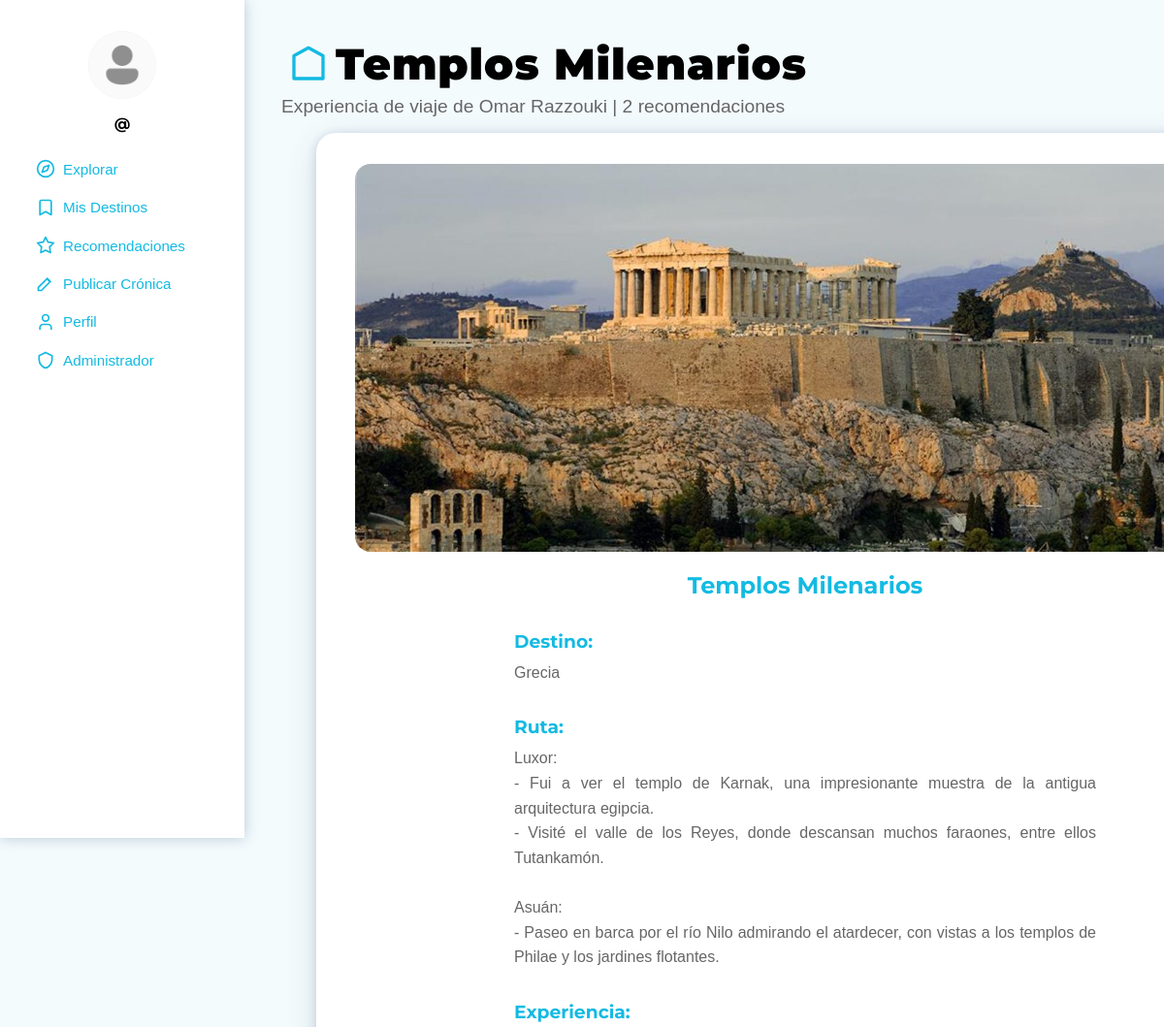
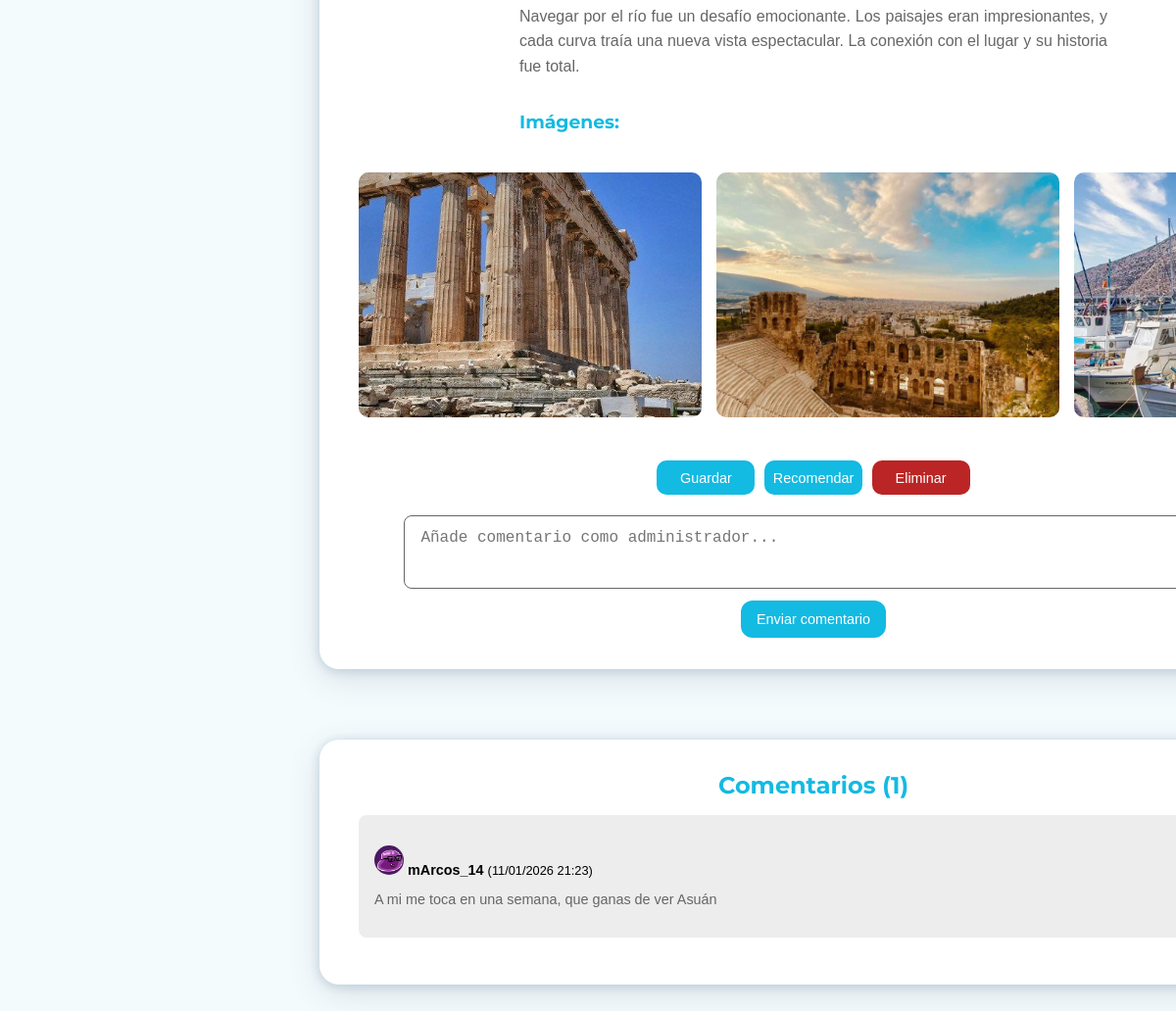
The page /admin-cronica.php?id=2 on the database its author committed (2 pictures, top to bottom).
### tables this page shows
CREATE TABLE `cronica` (
  `id_cronica` int(11) NOT NULL,
  `titulo` varchar(300) NOT NULL,
  `ruta` text NOT NULL,
  `experiencia` longtext NOT NULL,
  `fecha_publicacion` datetime NOT NULL DEFAULT current_timestamp(),
  `imagen_principal` varchar(500) DEFAULT NULL,
  `id_usuario` int(11) NOT NULL,
  `id_destino` int(11) NOT NULL,
  `estado` enum('Publicada','Pendiente','Rechazada') NOT NULL DEFAULT 'Pendiente',
  `num_recomendados` int(11) NOT NULL
);

CREATE TABLE `usuario` (
  `id_usuario` int(11) NOT NULL,
  `nombre_usuario` varchar(100) NOT NULL,
  `nombre` varchar(100) NOT NULL,
  `apellido1` varchar(100) NOT NULL,
  `correo` varchar(150) NOT NULL,
  `contrasena` varchar(255) NOT NULL,
  `rol` enum('administrador','explorador','normal') NOT NULL DEFAULT 'normal',
  `foto_perfil` varchar(500) DEFAULT 'imagenes/NoUser.png',
  `descripcion` text DEFAULT NULL,
  `ubicacion` varchar(200) DEFAULT NULL,
  `paises_visitados` int(11) DEFAULT 0,
  `num_publicaciones` int(11) DEFAULT 0,
  `fecha_registro` timestamp NOT NULL DEFAULT current_timestamp()
);

CREATE TABLE `destino` (
  `id_destino` int(11) NOT NULL,
  `nombre` varchar(200) NOT NULL
);

CREATE TABLE `imagen_carrusel` (
  `id_imagen` int(11) NOT NULL,
  `id_cronica` int(11) NOT NULL,
  `ruta_imagen` varchar(500) NOT NULL
);

CREATE TABLE `comentario` (
  `id_comentario` int(11) NOT NULL,
  `contenido` text NOT NULL,
  `fecha` datetime NOT NULL DEFAULT current_timestamp(),
  `id_usuario` int(11) NOT NULL,
  `id_cronica` int(11) NOT NULL
);

### admin-cronica.php (the view, shortened to what this page needs)
<?php
$servidor   = "localhost";
$usuario_bd = "root";
$password_bd = "";
$nombre_bd  = "portal_viajes";
try {
    $pdo = new PDO("mysql:host=$servidor;dbname=$nombre_bd;charset=utf8mb4", $usuario_bd, $password_bd);
    $pdo->setAttribute(PDO::ATTR_ERRMODE, PDO::ERRMODE_EXCEPTION);
    $stmt_usuario = $pdo->prepare("SELECT * FROM usuario WHERE id_usuario = ? LIMIT 1");
    $stmt_usuario->execute([$_SESSION['usuario_id']]);
    $usuario = $stmt_usuario->fetch(PDO::FETCH_ASSOC);
    $id_cronica = isset($_GET['id']) ? (int)$_GET['id'] : 0;
    $stmt = $pdo->prepare("
        SELECT c.*, d.nombre AS nombre_destino, u.nombre AS autor_nombre, u.apellido1 AS autor_apellido
        FROM cronica c
        JOIN destino d ON c.id_destino = d.id_destino
        JOIN usuario u ON c.id_usuario = u.id_usuario
        WHERE c.id_cronica = ?
        LIMIT 1
    ");
    $stmt->execute([$id_cronica]);
    $cronica = $stmt->fetch(PDO::FETCH_ASSOC);
    $stmt_check = $pdo->prepare("SELECT 1 FROM cronica_guardada WHERE id_usuario = ? AND id_cronica = ?");
    $stmt_check->execute([$_SESSION['usuario_id'], $id_cronica]);
    $ya_guardada = $stmt_check->fetch() !== false;
    $stmt_check = $pdo->prepare("SELECT 1 FROM cronica_recomendada WHERE id_usuario = ? AND id_cronica = ?");
    $stmt_check->execute([$_SESSION['usuario_id'], $id_cronica]);
    $ya_recomendada = $stmt_check->fetch() !== false;
    $stmt_coment = $pdo->prepare("
        SELECT c.contenido, c.fecha, u.nombre_usuario, u.nombre, u.apellido1, u.foto_perfil
        FROM comentario c
        JOIN usuario u ON c.id_usuario = u.id_usuario
        WHERE c.id_cronica = ?
        ORDER BY c.fecha DESC
    ");
    $stmt_coment->execute([$id_cronica]);
    $comentarios = $stmt_coment->fetchAll(PDO::FETCH_ASSOC);
    $stmt_imagenes = $pdo->prepare("SELECT ruta_imagen FROM imagen_carrusel WHERE id_cronica = ? ORDER BY id_imagen ASC");
    $stmt_imagenes->execute([$id_cronica]);
    $imagenes = $stmt_imagenes->fetchAll(PDO::FETCH_ASSOC);
} catch (PDOException $e) {
    die("Error de conexión: " . $e->getMessage());
}
?>
<!DOCTYPE html>
<html lang="es">
<head>
    <link rel="stylesheet" href="estilo.css" />
</head>
<body>
    <div class="estructura">
        <main>
            <header class="caja-encabezado-principal">
                <h1 class="encabezado-principal seccion-cronica"><?php echo htmlspecialchars($cronica['titulo']); ?></h1>
                <p class="subtitulo-principal">
                    Experiencia de viaje de <?php echo htmlspecialchars($cronica['autor_nombre'].' '.$cronica['autor_apellido']); ?>
                    | <?php echo $cronica['num_recomendados']; ?> recomendaciones
                </p>
            </header>
            <div class="caja-principal cronica-detalle">
                <img src="<?php echo htmlspecialchars($cronica['imagen_principal']); ?>"
                     alt="Foto del viaje" class="imagen-cronica-miniatura">
                <h2 class="titulo-cronica"><?php echo htmlspecialchars($cronica['titulo']); ?></h2>
                <h3 class="apartado-cronica">Destino:</h3>
                <p class="detalle-destino"><?php echo htmlspecialchars($cronica['nombre_destino']); ?></p>
                <h3 class="apartado-cronica">Ruta:</h3>
                <p class="detalle-ruta"><?php echo nl2br(htmlspecialchars($cronica['ruta'])); ?></p>
                <h3 class="apartado-cronica">Experiencia:</h3>
                <p class="detalle-experiencia"><?php echo nl2br(htmlspecialchars($cronica['experiencia'])); ?></p>
                <?php if (!empty($imagenes)): ?>
                    <h3 class="apartado-cronica">Imágenes:</h3>
                    <div class="scroll-imagenes">
                        <?php foreach ($imagenes as $index => $img): ?>
                            <img src="<?php echo htmlspecialchars($img['ruta_imagen']); ?>"
                                 alt="Foto del viaje <?php echo $index + 1; ?>">
                        <?php endforeach; ?>
                    </div>
                <?php endif; ?>
                <div class="acciones-cronica">
                    <form method="POST" style="display: inline;">
                        <button type="submit" class="boton-accion <?php echo $ya_guardada ? 'boton-accion' : ''; ?>">
                            <?php echo $ya_guardada ? 'Guardado' : 'Guardar'; ?>
                        </button>
                    </form>
                    <form method="POST" style="display: inline;">
                        <button type="submit" class="boton-accion <?php echo $ya_recomendada ? 'boton-accion' : ''; ?>">
                            <?php echo $ya_recomendada ? 'Recomendada' : 'Recomendar'; ?>
                        </button>
                    </form>
                    <form method="POST" style="display: inline;">
                        <button type="submit" class="boton-accion boton-eliminar">Eliminar</button>
                    </form>
                </div>
                <form action="<?php echo $_SERVER['PHP_SELF']; ?>?id=<?php echo $id_cronica; ?>" method="POST">
                    <textarea id="comentario" name="comentario" required
                              placeholder="Añade comentario como administrador..."
                              class="comentario"></textarea>
                    <button type="submit" class="boton-enviar">Enviar comentario</button>
                </form>
            </div>
            <div class="caja-principal comentarios">
                <h3 class="apartado-comentarios">Comentarios (<?php echo count($comentarios); ?>)</h3>
                <?php if (!empty($comentarios)): ?>
                <?php foreach ($comentarios as $coment): ?>
                    <div class="comentario-item">
                    <p class="comentario-autor">
                        <img src="<?php echo htmlspecialchars($coment['foto_perfil'] ?: 'imagenes/NoUser.png'); ?>"
                         alt="Perfil" class="comentario-foto-perfil">
                        <?php echo htmlspecialchars(trim($coment['nombre_usuario'])); ?>
                        <span class="comentario-fecha">
                        (<?php echo date('d/m/Y H:i', strtotime($coment['fecha'])); ?>)
                        </span>
                    </p>
                    <p class="comentario-texto">
                        <?php echo nl2br(htmlspecialchars($coment['contenido'])); ?>
                    </p>
                    </div>
                <?php endforeach; ?>
                <?php else: ?>
                <p class="comentario-vacio">No hay comentarios</p>
                <?php endif; ?>
            </div>
        </main>
        <aside>
            <img class="foto-perfil"
                 src="<?php echo htmlspecialchars($usuario['foto_perfil'] ?: 'imagenes/NoUser.png'); ?>"
                 alt="Admin" />
            <h3 class="nombre-usuario">@<?php echo htmlspecialchars(trim($usuario['nombre_usuario'])); ?></h3>
            <nav class="menu-principal">
                <div class="grupo-menu">
                    <a href="admin-explorar.php" class="enlace-menu explorar">Explorar</a>
                    <a href="admin-misdestinos.php" class="enlace-menu mis-destinos">Mis Destinos</a>
                    <a href="admin-recomendaciones.php" class="enlace-menu recomendaciones">Recomendaciones</a>
                    <a href="admin-publicarcronica.php" class="enlace-menu publicar-cronica">Publicar Crónica</a>
                    <a href="admin-perfil.php" class="enlace-menu perfil">Perfil</a>
                    <a href="admin-pendiente.php" class="enlace-menu administrador">Administrador</a>
                </div>
            </nav>
        </aside>
    </div>
</body>
</html>

### rows shown on the page
cronica: titulo "Templos Milenarios", id_usuario.apellido1 "Omar Razzouki", num_recomendados "2", imagen_principal (picture), id_destino.nombre "Grecia", ruta "Luxor: - Fui a ver el templo de Karnak, una impresionante muestra de la antigua arquitectura egipcia. - Visité el valle de los Reyes, donde descansan muchos faraones, entre ellos Tutankamón. Asuán: - Paseo en barca por el río Nilo admirando el atardecer, con vistas a los templos de Philae y los jardines flotantes.", experiencia "Navegar por el río fue un desafío emocionante. Los paisajes eran impresionantes, y cada curva traía una nueva vista espectacular. La conexión con el lugar y su historia fue total."
imagen_carrusel: ruta_imagen (picture)
imagen_carrusel: ruta_imagen (picture)
imagen_carrusel: ruta_imagen (picture)
comentario: id_usuario.foto_perfil (picture), id_usuario.nombre_usuario "mArcos_14", fecha "11/01/2026 21:23", contenido "A mi me toca en una semana, que ganas de ver Asuán"

### other values the page prints
count($comentarios) "1"
